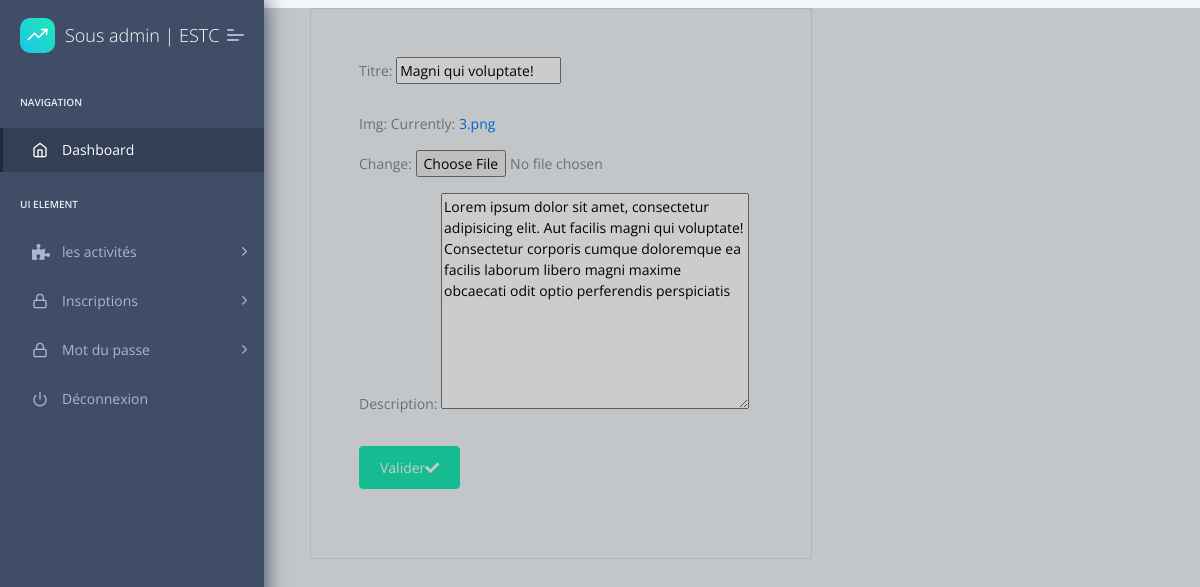
/activity/update/3, run on the app's committed database.
### blog/models.py (models this page shows, shortened)
class theme_activ(models.Model):
    titre = models.CharField(max_length=20)
    img = models.ImageField(default='default.png')
    description = models.TextField(default='defaultText')

### interface_admin/views.py (the view)
# urls.py: path('activity/update/<int:pk>', activityUpdateView.as_view(), name='activity_update'),
class activityUpdateView( UpdateView):
    model = theme_activ
    template_name_suffix = '_forme'
    form_class = theme_activForm
    success_url = reverse_lazy('ssadminsactivites')

### blog/forms.py
class theme_activForm(forms.ModelForm):
    class Meta:
        model = theme_activ
        fields = ('titre', 'img', 'description')

### blog/templates/blog/theme_activ_forme.html (shortened to what this page needs)
{% extends "layouts/basee.html" %}
{% block content %}
{% load static %}
{% block panel %}
{% include 'includes/form_panel.html' %}
{% endblock panel %}
{% endblock content %}

### interface_admin/templates/includes/form.html (shortened to what this page needs)
<form method="post">{% csrf_token %}
<div class="border p-5 mb-5" style="margin-left:30% ">
    {% for field in form %}
    <div class="form-group has-success">
        <label for="success" class="control-label">{{ field.label_tag }}</label>
        {{ field }}
    </div>
    {% endfor %}
    <div class="form-group has-success">
        <div class="">
            <button type="submit" name="submit" class="btn btn-success btn-labeled">Valider<span class="btn-label btn-label-right"><i
                        class="fa fa-check"></i></span></button>
        </div>
    </div>
</form>

### data on the page
theme_activ: form "Magni qui voluptate!" "Lorem ipsum dolor sit amet, consectetur adipisicing elit. Aut facilis magni qui voluptate! Consectetur corporis cumque doloremque ea facilis laborum libero magni maxime obcaecati odit optio perferendis perspiciatis"

### other printed values
{{ field.label_tag }} "Titre:" "Img:" "Description:"
